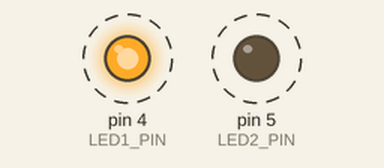
The sketch below on a simulated Arduino Uno, built with avr-gcc and run on an emulated ATmega328P. Parts: output pins drawn as LEDs (lit = HIGH). Dashed ring = blinking. What the sketch prints to the serial monitor is not drawn.

Above: at 0.2 s.
Timing chart, 0 to 3.0 s (numbered marks = the images above):
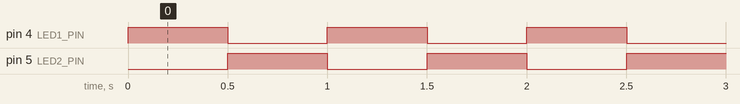

The sketch:

sketch_sep20a.ino
```cpp
// Exercise 1 - Getting Started (breadboard build)
// Author: Luke Griffin

const int LED1_PIN = 4;                       // LED 1 on pin D4
const int LED2_PIN = 5;                       // LED 2 on pin D5

void setup() {                                // runs once at power-on (initialising)
  Serial.begin(9600);                         // start the serial monitor (9600 baud)
  pinMode(LED1_PIN, OUTPUT);                  // set LED 1 pin as an output
  pinMode(LED2_PIN, OUTPUT);                  // set LED 2 pin as an output
  Serial.println("Setup complete");           // print a message once
}                                             // end of setup()

void loop() {                                 // repeats forever
  digitalWrite(LED1_PIN, HIGH);               // turn LED 1 on (pin goes to 5V)
  digitalWrite(LED2_PIN, LOW);                // turn LED 2 off (pin goes to 0V)
  Serial.println("LED 1 on, LED 2 off");      // report the state to serial
  delay(500);                                 // wait half a second

  digitalWrite(LED1_PIN, LOW);                // turn LED 1 off
  digitalWrite(LED2_PIN, HIGH);               // turn LED 2 on
  Serial.println("LED 1 off, LED 2 on");      // report the state to serial
  delay(500);                                 // wait half a second
}                                             // end of loop()
```

Measured:
- by itself, pin 4 (LED1_PIN), pin 5 (LED2_PIN): alternates HIGH for 0.50 s and LOW for 0.50 s
